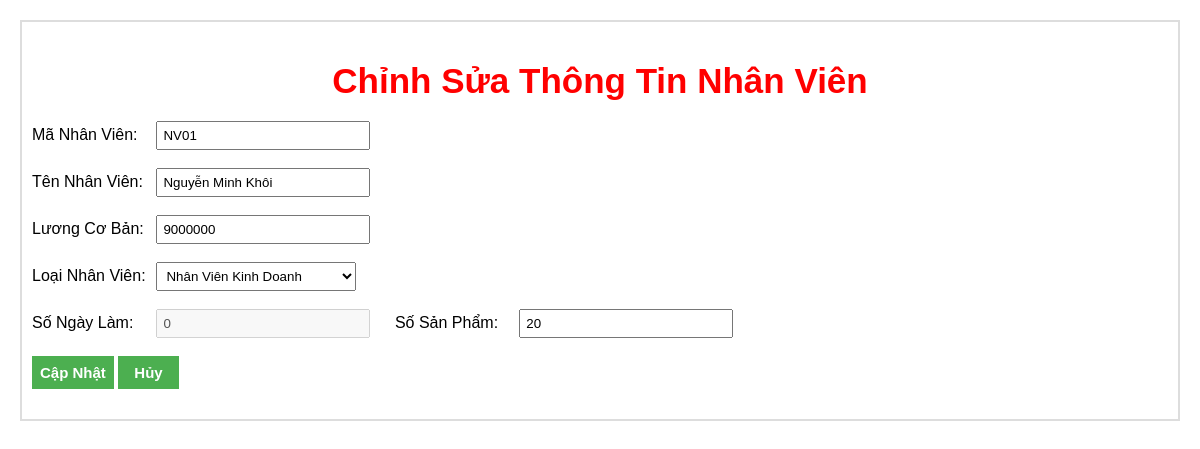
/edit/NV01/, run on the app's committed database.
### QLNhanVien/models.py (models this page shows, shortened)
class NhanVien(models.Model):
    MaNV = models.TextField(primary_key=True)
    LoaiNV_id = models.ForeignKey(LoaiNV, default=None, on_delete=models.CASCADE)
    SoNgayLam = models.IntegerField(null=False)
    SoSanPham = models.IntegerField(null=False)
    Hoten = models.TextField(max_length=50, null=False)
    Luongcoban = models.BigIntegerField(null=False)
    Luonghangthang = models.BigIntegerField(default=0, blank=True, null=True)

### QLNhanVien/views.py (the view, shortened to what this page needs)
# urls.py: path('edit/<str:pk>/', views.Sua_NV, name='update'),
def Sua_NV(request, pk):
    nhanvien = get_object_or_404(NhanVien_model, pk=pk)
    DS_LoaiNV = LoaiNV_model.objects.all()
    return render(request, 'suaNV.html', {'nhanvien': nhanvien, 'dsLoaiNV': DS_LoaiNV})

### QLNhanVien/templates/suaNV.html (shortened to what this page needs)
<!DOCTYPE html>
<html lang="en">
<head>
</head>
<body>
    <div class="container">
        <h2>Chỉnh Sửa Thông Tin Nhân Viên</h2>
        <div class="input-form">
            <form method="POST" action="{% url 'update' pk=nhanvien.pk %}">
                <label for="MaNV">Mã Nhân Viên:</label>
                <input type="text" name="MaNV" id="MaNV" value="{{ nhanvien.MaNV }}" readonly required>
                <br><br>
                <label for="Hoten">Tên Nhân Viên:</label>
                <input type="text" name="Hoten" id="Hoten" value="{{ nhanvien.Hoten }}" required>
                <br><br>
                <label for="Luongcoban">Lương Cơ Bản:</label>
                <input type="number" name="Luongcoban" id="Luongcoban" value="{{ nhanvien.Luongcoban }}" style="width: 200px; padding: 5px;" required>
                <br><br>
                <label for="LoaiNV">Loại Nhân Viên:</label>
                <select name="LoaiNV" id="LoaiNV" required onchange="toggleInputFields()">
                    {% for LoaiNV in dsLoaiNV %}
                        {% if nhanvien.LoaiNV_id and LoaiNV.LoaiNV_id == nhanvien.LoaiNV_id.LoaiNV_id %}
                            <option value="{{ LoaiNV.LoaiNV_id }}" selected>{{ LoaiNV.Name }}</option>
                        {% else %}
                            <option value="{{ LoaiNV.LoaiNV_id }}">{{ LoaiNV.Name }}</option>
                        {% endif %}
                    {% endfor %}
                </select>
                <br><br>
                <label for="SoNgayLam">Số Ngày Làm:</label>
                <input type="number" name="SoNgayLam" id="SoNgayLam" value="{{ nhanvien.SoNgayLam }}" style="width: 200px; padding: 5px;" required
                       {% if nhanvien.LoaiNV_id and nhanvien.LoaiNV_id.LoaiNV_id == 2 %}
                           disabled
                       {% endif %}
                >
                <span class="label-spacing">
                    <label for="SoSanPhamBan">Số Sản Phẩm:</label>
                    <input type="number" name="SoSanPhamBan" id="SoSanPhamBan" value="{{ nhanvien.SoSanPham }}" style="width: 200px; padding: 5px;" required
                    >
                </span>
                <br><br>
                <button type="submit">Cập Nhật</button>
                <button><a href="{% url 'List_nhanvien' %}">Hủy</a></button>
            </form>
        </div>
    </div>
</body>
</html>

### QLNhanVien/templates/suaNV.html (style rules this page uses)
body { font-family: Arial, sans-serif; margin: 20px; }
.container { max-width: 1200px; margin: 0 auto; border: 2px double #dddddd; padding: 10px; }
h2 { text-align: center; margin-bottom: 20px; font-size: 35px; font-weight: bold; color: red; }
.input-form { margin-bottom: 20px; }
.label-spacing { margin-left: 20px; }
.input-form label { display: inline-block; width: 120px; }
.input-form input[type="text"], .input-form select { width: 200px; padding: 5px; }
.input-form button { padding: 8px 8px; font-size: 15px; font-weight: bold; background-color: #4CAF50; color: white; border: none; cursor: pointer; }
.input-form button a { color: white; padding: 8px 8px; font-size: 15px; font-weight: bold; text-decoration: none; }

### data on the page
NhanVien: MaNV "NV01", Hoten "Nguyễn Minh Khôi", Luongcoban "9000000", SoNgayLam "0", SoSanPhamBan "20"

### other printed values
form field LoaiNV "Nhân Viên Kinh Doanh"
